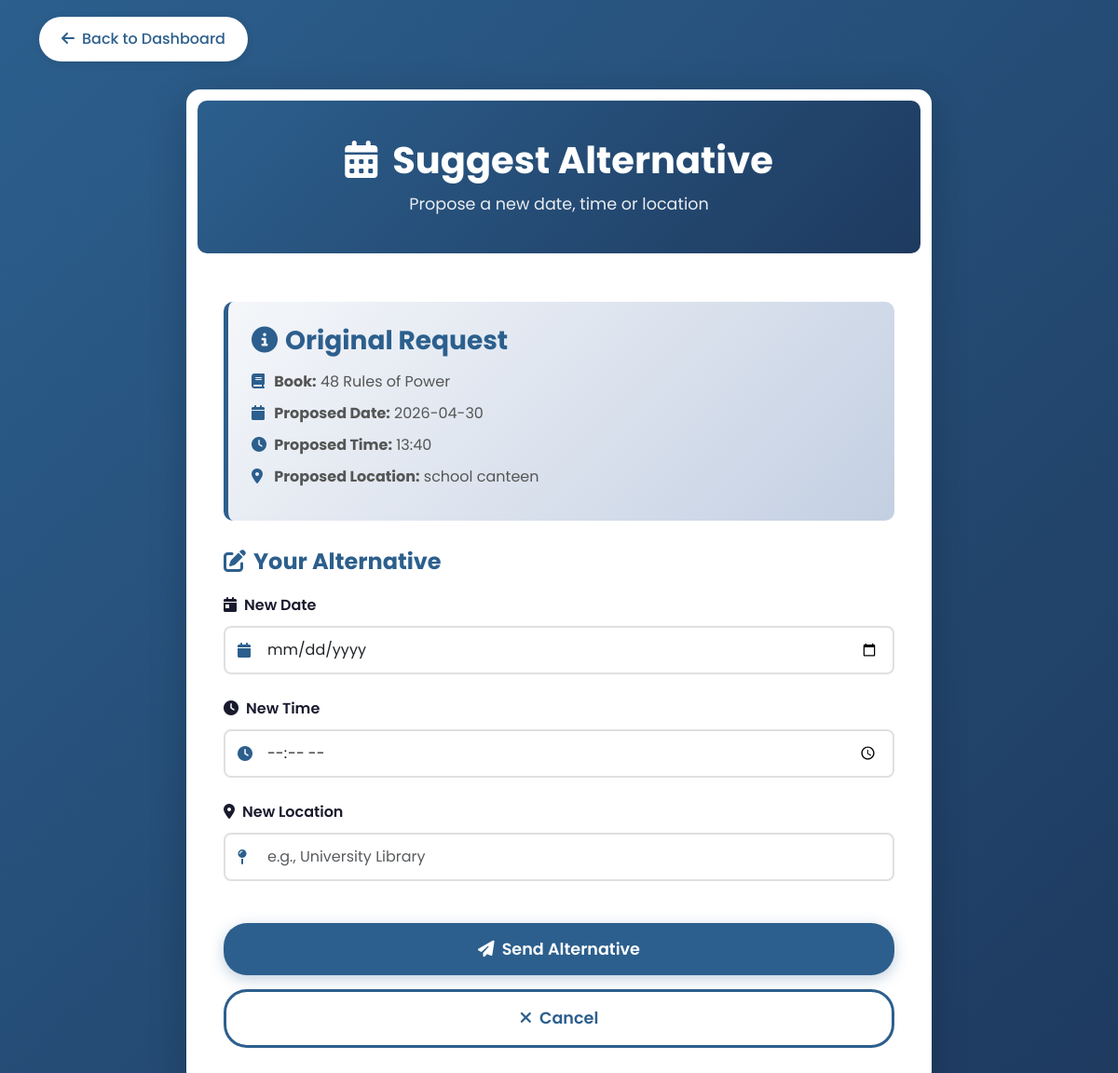
The app's page /suggest_alternative/17 (signed in) with its own data.
### tables this page shows
CREATE TABLE books (
    id INTEGER PRIMARY KEY AUTOINCREMENT,
    owner_id INTEGER NOT NULL,
    title TEXT NOT NULL,
    author TEXT NOT NULL,
    category TEXT NOT NULL,
    status TEXT DEFAULT 'available',
    location_notes TEXT,
    type TEXT NOT NULL,
    image_file TEXT, -- Added this to store "data.jpg", "python.webp", etc.
    file_path TEXT,
    added_date TIMESTAMP DEFAULT CURRENT_TIMESTAMP,
    FOREIGN KEY (owner_id) REFERENCES users (id)
);

CREATE TABLE borrow_requests (
    id INTEGER PRIMARY KEY AUTOINCREMENT,
    book_id INTEGER NOT NULL,
    borrower_id INTEGER NOT NULL,
    proposed_date TEXT,
    proposed_time TEXT,
    proposed_location TEXT,
    status TEXT DEFAULT 'pending',
    request_date TIMESTAMP DEFAULT CURRENT_TIMESTAMP,
    FOREIGN KEY (book_id) REFERENCES books (id),
    FOREIGN KEY (borrower_id) REFERENCES users (id)
);

### app.py (the view, shortened to what this page needs)
@app.route('/suggest_alternative/<int:request_id>', methods=['GET', 'POST'])
@login_required
def suggest_alternative(request_id):
    conn = get_db_connection()
    borrow_req = conn.execute('SELECT * FROM borrow_requests WHERE id = ?',
                              (request_id,)).fetchone()
    if borrow_req is None:
        flash('Request not found!', 'danger')
        conn.close()
        return redirect(url_for('dashboard'))
    book = conn.execute('SELECT * FROM books WHERE id = ?',
                        (borrow_req['book_id'],)).fetchone()
    if book['owner_id'] != current_user.id:
        flash('You are not authorized to do this!', 'danger')
        conn.close()
        return redirect(url_for('dashboard'))
    conn.close()
    return render_template('suggest_alternative.html', req=borrow_req, book=book)

### app.py (called while the page is built)
def get_db_connection():
    connection = sqlite3.connect('database.db')
    connection.row_factory = sqlite3.Row
    return connection

@login_manager.user_loader
def load_user(user_id):
    conn = get_db_connection()
    user = conn.execute('SELECT * FROM users WHERE id = ?', (user_id,)).fetchone()
    conn.close()
    if user:
        return User(user['id'], user['username'], user['email'], user['role'])
    return None

### templates/suggest_alternative.html (shortened to what this page needs)
<!DOCTYPE html>
<html lang="en">
<head>
    <link href="https://cdn.jsdelivr.net/npm/bootstrap@5.3.0/dist/css/bootstrap.min.css" rel="stylesheet">
    <link rel="stylesheet" href="https://cdnjs.cloudflare.com/ajax/libs/font-awesome/6.4.0/css/all.min.css">
    <link rel="stylesheet" href="{{ url_for('static', filename='css/style.css') }}">
</head>
<body style="padding: 18px 0px 0px">
    <div class="container">
        <a href="{{ url_for('dashboard') }}" class="back-button">
            <i class="fas fa-arrow-left me-2"></i>Back to Dashboard
        </a>
        <div class="borrow-container">
            <div class="borrow-header">
                <h1><i class="fas fa-calendar-alt me-3"></i>Suggest Alternative</h1>
                <p>Propose a new date, time or location</p>
            </div>
            <div class="borrow-body">
                <div class="book-info-card">
                    <h3><i class="fas fa-info-circle me-2"></i>Original Request</h3>
                    <div class="book-detail">
                        <i class="fas fa-book"></i>
                        <strong>Book:</strong> {{ book['title'] }}
                    </div>
                    <div class="book-detail">
                        <i class="fas fa-calendar"></i>
                        <strong>Proposed Date:</strong> {{ req['proposed_date'] }}
                    </div>
                    <div class="book-detail">
                        <i class="fas fa-clock"></i>
                        <strong>Proposed Time:</strong> {{ req['proposed_time'] }}
                    </div>
                    <div class="book-detail">
                        <i class="fas fa-map-marker-alt"></i>
                        <strong>Proposed Location:</strong> {{ req['proposed_location'] }}
                    </div>
                </div>
                <form action="{{ url_for('suggest_alternative', request_id=req['id']) }}" method="POST">
                    <h4 style="color: var(--primary-blue); font-weight: bold; margin-bottom: 20px;">
                        <i class="fas fa-edit me-2"></i>Your Alternative
                    </h4>
                    <div class="form-section">
                        <label for="proposed_date" class="form-label">
                            <i class="fas fa-calendar-day me-2"></i>New Date
                        </label>
                        <div class="input-icon">
                            <i class="fas fa-calendar"></i>
                            <input type="date" class="form-control" id="proposed_date"
                                name="proposed_date" required>
                        </div>
                    </div>
                    <div class="form-section">
                        <label for="proposed_time" class="form-label">
                            <i class="fas fa-clock me-2"></i>New Time
                        </label>
                        <div class="input-icon">
                            <i class="fas fa-clock"></i>
                            <input type="time" class="form-control" id="proposed_time"
                                name="proposed_time" required>
                        </div>
                    </div>
                    <div class="form-section">
                        <label for="proposed_location" class="form-label">
                            <i class="fas fa-map-marker-alt me-2"></i>New Location
                        </label>
                        <div class="input-icon">
                            <i class="fas fa-map-pin"></i>
                            <input type="text" class="form-control" id="proposed_location"
                                name="proposed_location"
                                placeholder="e.g., University Library" required>
                        </div>
                    </div>
                    <button type="submit" class="btn-submit">
                        <i class="fas fa-paper-plane me-2"></i>Send Alternative
                    </button>
                    <a href="{{ url_for('dashboard') }}" class="btn-cancel">
                        <i class="fas fa-times me-2"></i>Cancel
                    </a>
                </form>
            </div>
        </div>
    </div>
</body>
</html>

### static/css/style.css (style rules this page uses)
:root { --primary-dark: #1a1a2e; --primary-blue: #2c5f8d; --accent-navy: #1e3a5f; --accent-teal: #4a90a4; }
* { margin: 0; padding: 0; box-sizing: border-box; }
body { font-family: 'Poppins', sans-serif; background: linear-gradient(135deg, #2c5f8d 0%, #1e3a5f 100%); }
body { font-family: 'Poppins', sans-serif; background: linear-gradient(135deg, #2c5f8d 0%, #1e3a5f 100%); min-height: 100vh; padding: 0px 0; position: relative; overflow-x: hidden; }
.container { position: relative; z-index: 1; }
.back-button { background-color: white; color: var(--primary-blue); border: none; padding: 12px 24px; border-radius: 25px; font-weight: 500; box-shadow: 0 2px 10px rgba(0, 0, 0, 0.1); text-decoration: none; display: inline-block; margin-bottom: 30px; transition: all 0.3s ease; }
.borrow-container { background: white; border-radius: 15px; box-shadow: 0 10px 40px rgba(0, 0, 0, 0.2); overflow: hidden; max-width: 800px; margin: 0 auto; }
.borrow-header { background: linear-gradient(135deg, var(--primary-blue) 0%, var(--accent-navy) 100%); color: white; padding: 40px; border: 12px solid #fff; border-radius: 22px; text-align: center; }
.borrow-header h1 { font-size: 2.5rem; font-weight: bold; margin-bottom: 10px; }
.borrow-header p { font-size: 1.1rem; opacity: 0.9; margin-bottom: 0; }
.borrow-body { padding: 40px; }
.book-info-card { background: linear-gradient(135deg, #f5f7fa 0%, #c3cfe2 100%); border-radius: 10px; padding: 25px; margin-bottom: 30px; border-left: 5px solid var(--primary-blue); }
.book-info-card h3 { color: var(--primary-blue); font-weight: bold; margin-bottom: 15px; }
.book-detail { margin-bottom: 10px; color: #555; }
.book-detail i { color: var(--primary-blue); width: 20px; }
.form-label { font-weight: 600; color: var(--primary-dark); margin-bottom: 10px; font-size: 1rem; }
.form-control, .form-select { border: 2px solid #e0e0e0; border-radius: 8px; padding: 12px 15px; font-size: 1rem; transition: all 0.3s ease; }
.input-icon { position: relative; }
.input-icon i { position: absolute; left: 15px; top: 50%; transform: translateY(-50%); color: var(--primary-blue); }
.input-icon .form-control { padding-left: 45px; }
.btn-submit { background: var(--primary-blue); color: white; border: none; padding: 15px 40px; border-radius: 25px; font-size: 1.1rem; font-weight: 600; width: 100%; margin-top: 20px; transition: all 0.3s ease; box-shadow: 0 4px 15px rgba(44, 95, 141, 0.3); }
.btn-cancel { background: #fff; color: var(--primary-blue); border: 3px solid var(--primary-blue); padding: 15px 40px; border-radius: 25px; font-size: 1.1rem; font-weight: 600; width: 100%; margin-top: 15px; transition: all 0.3s ease; text-decoration: none; display: block; text-align: center; }
.form-section { margin-bottom: 25px; }

### records on screen
books: title "48 Rules of Power"
borrow_requests: proposed_date "2026-04-30", proposed_time "13:40", proposed_location "school canteen"
